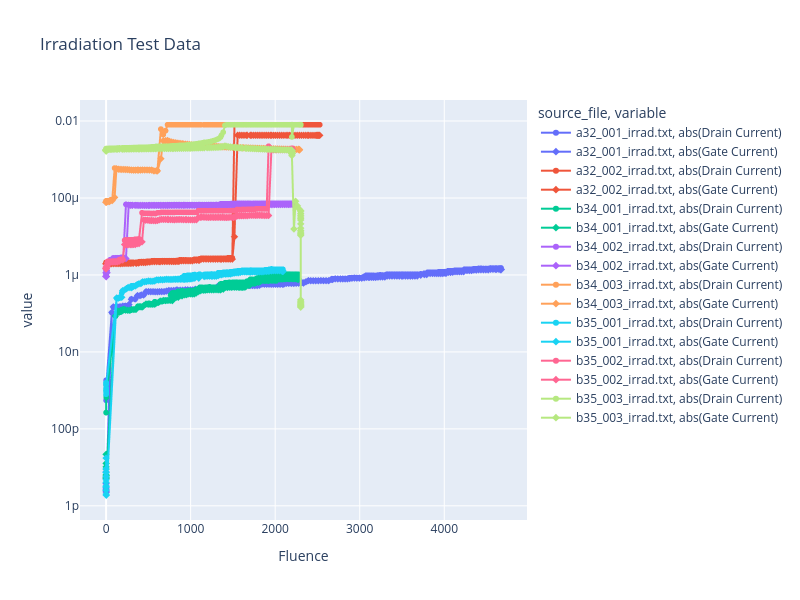

Here is the notebook cell this chart was saved with:
### Markdown cell above
## Irradiation Data

### Code cell
# Get irradiation data and plot Drain Current and Gate Current vs. Fluence on the same graph, with separate lines for each source file.
irrad_df = df[df["source_file"].str.contains("_irrad", case=False, na=False)]

if irrad_df.empty:
    print("No irradiation data found in the DataFrame.")
else:
    fig_irrad = px.line(
        irrad_df,
        x="Fluence",
        y=["abs(Drain Current)", "abs(Gate Current)"],
        color="source_file",
        markers=True,
        symbol="variable",
        title="Irradiation Test Data",
    )

    fig_irrad.update_layout(
        width=800,
        height=600,
        yaxis_type="log",  # Logarithmic scale for current to better visualize low currents
    )
    fig_irrad.show()

### Figure 1 — Plotly figure (JSON) as saved in the notebook; plotly's stock layout.template omitted (floating-point values rounded to 4 significant figures; data arrays with more than 128 entries replaced by an {"elided": "..."} marker saying what was removed)
{"data": [{"hovertemplate": "source_file=a32_001_irrad.txt<br>variable=abs(Drain Current)<br>Fluence=%{x}<br>value=%{y}<extra></extra>", "legendgroup": "a32_001_irrad.txt, abs(Drain Current)", "line": {"color": "#636efa", "dash": "solid"}, "marker": {"symbol": "circle"}, "mode": "lines+markers", "name": "a32_001_irrad.txt, abs(Drain Current)", "showlegend": true, "type": "scattergl", "x": {"elided": "254 float values"}, "xaxis": "x", "y": {"elided": "254 float values"}, "yaxis": "y"}, {"hovertemplate": "source_file=a32_001_irrad.txt<br>variable=abs(Gate Current)<br>Fluence=%{x}<br>value=%{y}<extra></extra>", "legendgroup": "a32_001_irrad.txt, abs(Gate Current)", "line": {"color": "#636efa", "dash": "solid"}, "marker": {"symbol": "diamond"}, "mode": "lines+markers", "name": "a32_001_irrad.txt, abs(Gate Current)", "showlegend": true, "type": "scattergl", "x": {"elided": "254 float values"}, "xaxis": "x", "y": {"elided": "254 float values"}, "yaxis": "y"}, {"hovertemplate": "source_file=a32_002_irrad.txt<br>variable=abs(Drain Current)<br>Fluence=%{x}<br>value=%{y}<extra></extra>", "legendgroup": "a32_002_irrad.txt, abs(Drain Current)", "line": {"color": "#EF553B", "dash": "solid"}, "marker": {"symbol": "circle"}, "mode": "lines+markers", "name": "a32_002_irrad.txt, abs(Drain Current)", "showlegend": true, "type": "scattergl", "x": {"elided": "173 float values"}, "xaxis": "x", "y": {"elided": "173 float values"}, "yaxis": "y"}, {"hovertemplate": "source_file=a32_002_irrad.txt<br>variable=abs(Gate Current)<br>Fluence=%{x}<br>value=%{y}<extra></extra>", "legendgroup": "a32_002_irrad.txt, abs(Gate Current)", "line": {"color": "#EF553B", "dash": "solid"}, "marker": {"symbol": "diamond"}, "mode": "lines+markers", "name": "a32_002_irrad.txt, abs(Gate Current)", "showlegend": true, "type": "scattergl", "x": {"elided": "173 float values"}, "xaxis": "x", "y": {"elided": "173 float values"}, "yaxis": "y"}, {"hovertemplate": "source_file=b34_001_irrad.txt<br>variable=abs(Drain Current)<br>Fluence=%{x}<br>value=%{y}<extra></extra>", "legendgroup": "b34_001_irrad.txt, abs(Drain Current)", "line": {"color": "#00cc96", "dash": "solid"}, "marker": {"symbol": "circle"}, "mode": "lines+markers", "name": "b34_001_irrad.txt, abs(Drain Current)", "showlegend": true, "type": "scattergl", "x": {"elided": "191 float values"}, "xaxis": "x", "y": {"elided": "191 float values"}, "yaxis": "y"}, {"hovertemplate": "source_file=b34_001_irrad.txt<br>variable=abs(Gate Current)<br>Fluence=%{x}<br>value=%{y}<extra></extra>", "legendgroup": "b34_001_irrad.txt, abs(Gate Current)", "line": {"color": "#00cc96", "dash": "solid"}, "marker": {"symbol": "diamond"}, "mode": "lines+markers", "name": "b34_001_irrad.txt, abs(Gate Current)", "showlegend": true, "type": "scattergl", "x": {"elided": "191 float values"}, "xaxis": "x", "y": {"elided": "191 float values"}, "yaxis": "y"}, {"hovertemplate": "source_file=b34_002_irrad.txt<br>variable=abs(Drain Current)<br>Fluence=%{x}<br>value=%{y}<extra></extra>", "legendgroup": "b34_002_irrad.txt, abs(Drain Current)", "line": {"color": "#ab63fa", "dash": "solid"}, "marker": {"symbol": "circle"}, "mode": "lines+markers", "name": "b34_002_irrad.txt, abs(Drain Current)", "showlegend": true, "type": "scattergl", "x": {"elided": "217 float values"}, "xaxis": "x", "y": {"elided": "217 float values"}, "yaxis": "y"}, {"hovertemplate": "source_file=b34_002_irrad.txt<br>variable=abs(Gate Current)<br>Fluence=%{x}<br>value=%{y}<extra></extra>", "legendgroup": "b34_002_irrad.txt, abs(Gate Current)", "line": {"color": "#ab63fa", "dash": "solid"}, "marker": {"symbol": "diamond"}, "mode": "lines+markers", "name": "b34_002_irrad.txt, abs(Gate Current)", "showlegend": true, "type": "scattergl", "x": {"elided": "217 float values"}, "xaxis": "x", "y": {"elided": "217 float values"}, "yaxis": "y"}, {"hovertemplate": "source_file=b34_003_irrad.txt<br>variable=abs(Drain Current)<br>Fluence=%{x}<br>value=%{y}<extra></extra>", "legendgroup": "b34_003_irrad.txt, abs(Drain Current)", "line": {"color": "#FFA15A", "dash": "solid"}, "marker": {"symbol": "circle"}, "mode": "lines+markers", "name": "b34_003_irrad.txt, abs(Drain Current)", "showlegend": true, "type": "scattergl", "x": {"elided": "182 float values"}, "xaxis": "x", "y": {"elided": "182 float values"}, "yaxis": "y"}, {"hovertemplate": "source_file=b34_003_irrad.txt<br>variable=abs(Gate Current)<br>Fluence=%{x}<br>value=%{y}<extra></extra>", "legendgroup": "b34_003_irrad.txt, abs(Gate Current)", "line": {"color": "#FFA15A", "dash": "solid"}, "marker": {"symbol": "diamond"}, "mode": "lines+markers", "name": "b34_003_irrad.txt, abs(Gate Current)", "showlegend": true, "type": "scattergl", "x": {"elided": "182 float values"}, "xaxis": "x", "y": {"elided": "182 float values"}, "yaxis": "y"}, {"hovertemplate": "source_file=b35_001_irrad.txt<br>variable=abs(Drain Current)<br>Fluence=%{x}<br>value=%{y}<extra></extra>", "legendgroup": "b35_001_irrad.txt, abs(Drain Current)", "line": {"color": "#19d3f3", "dash": "solid"}, "marker": {"symbol": "circle"}, "mode": "lines+markers", "name": "b35_001_irrad.txt, abs(Drain Current)", "showlegend": true, "type": "scattergl", "x": {"elided": "195 float values"}, "xaxis": "x", "y": {"elided": "195 float values"}, "yaxis": "y"}, {"hovertemplate": "source_file=b35_001_irrad.txt<br>variable=abs(Gate Current)<br>Fluence=%{x}<br>value=%{y}<extra></extra>", "legendgroup": "b35_001_irrad.txt, abs(Gate Current)", "line": {"color": "#19d3f3", "dash": "solid"}, "marker": {"symbol": "diamond"}, "mode": "lines+markers", "name": "b35_001_irrad.txt, abs(Gate Current)", "showlegend": true, "type": "scattergl", "x": {"elided": "195 float values"}, "xaxis": "x", "y": {"elided": "195 float values"}, "yaxis": "y"}, {"hovertemplate": "source_file=b35_002_irrad.txt<br>variable=abs(Drain Current)<br>Fluence=%{x}<br>value=%{y}<extra></extra>", "legendgroup": "b35_002_irrad.txt, abs(Drain Current)", "line": {"color": "#FF6692", "dash": "solid"}, "marker": {"symbol": "circle"}, "mode": "lines+markers", "name": "b35_002_irrad.txt, abs(Drain Current)", "showlegend": true, "type": "scattergl", "x": {"elided": "272 float values"}, "xaxis": "x", "y": {"elided": "272 float values"}, "yaxis": "y"}, {"hovertemplate": "source_file=b35_002_irrad.txt<br>variable=abs(Gate Current)<br>Fluence=%{x}<br>value=%{y}<extra></extra>", "legendgroup": "b35_002_irrad.txt, abs(Gate Current)", "line": {"color": "#FF6692", "dash": "solid"}, "marker": {"symbol": "diamond"}, "mode": "lines+markers", "name": "b35_002_irrad.txt, abs(Gate Current)", "showlegend": true, "type": "scattergl", "x": {"elided": "272 float values"}, "xaxis": "x", "y": {"elided": "272 float values"}, "yaxis": "y"}, {"hovertemplate": "source_file=b35_003_irrad.txt<br>variable=abs(Drain Current)<br>Fluence=%{x}<br>value=%{y}<extra></extra>", "legendgroup": "b35_003_irrad.txt, abs(Drain Current)", "line": {"color": "#B6E880", "dash": "solid"}, "marker": {"symbol": "circle"}, "mode": "lines+markers", "name": "b35_003_irrad.txt, abs(Drain Current)", "showlegend": true, "type": "scattergl", "x": {"elided": "268 float values"}, "xaxis": "x", "y": {"elided": "268 float values"}, "yaxis": "y"}, {"hovertemplate": "source_file=b35_003_irrad.txt<br>variable=abs(Gate Current)<br>Fluence=%{x}<br>value=%{y}<extra></extra>", "legendgroup": "b35_003_irrad.txt, abs(Gate Current)", "line": {"color": "#B6E880", "dash": "solid"}, "marker": {"symbol": "diamond"}, "mode": "lines+markers", "name": "b35_003_irrad.txt, abs(Gate Current)", "showlegend": true, "type": "scattergl", "x": {"elided": "268 float values"}, "xaxis": "x", "y": {"elided": "268 float values"}, "yaxis": "y"}], "layout": {"height": 600, "legend": {"title": {"text": "source_file, variable"}, "tracegroupgap": 0}, "title": {"text": "Irradiation Test Data"}, "width": 800, "xaxis": {"anchor": "y", "domain": [0, 1], "title": {"text": "Fluence"}}, "yaxis": {"anchor": "x", "domain": [0, 1], "title": {"text": "value"}, "type": "log"}}}
